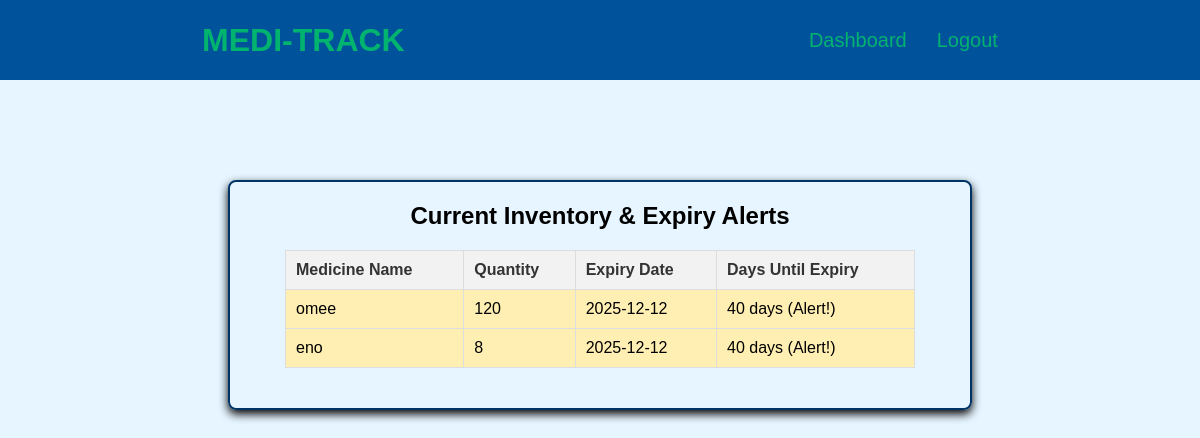
The app's page /display_stock?alert=expiry (signed in) with its own data.
### app.py (models this page shows)
class Medicine(db.Model):
    id = db.Column(db.Integer, primary_key=True)
    name = db.Column(db.String(200), nullable=False)
    quantity = db.Column(db.Integer, nullable=False)
    expiry_date = db.Column(db.String(50), nullable=False)
    cost_price = db.Column(db.Float, nullable=False)
    selling_price = db.Column(db.Float, nullable=False)
    owner_id = db.Column(db.Integer, db.ForeignKey('owner.id'), nullable=False)
    owner = db.relationship('Owner', backref=db.backref('medicines', lazy=True))

### app.py (the view)
@app.route('/display_stock')
def display_stock():
    if 'user_id' not in session:
        return redirect(url_for('login'))
    message = delete_expired_stock(session['user_id'])
    if message:
        flash(message, 'info')
    alert_type = request.args.get('alert') # Get the alert parameter from the URL
    medicines = Medicine.query.filter_by(owner_id=session['user_id']).all()
    today = datetime.now().date()
    filtered_medicines = []
    LOW_STOCK_THRESHOLD = 10 # Must match the threshold used in get_dashboard_alerts
    for medicine in medicines:
        is_expiring = False
        is_low_stock = medicine.quantity <= LOW_STOCK_THRESHOLD
        try:
            expiry = datetime.strptime(medicine.expiry_date, '%Y-%m-%d').date()
            days_until_expiry = (expiry - today).days
            medicine.alert_class = ''
            if days_until_expiry <= 0:
                medicine.alert_class = 'expired'
                is_expiring = True
            elif days_until_expiry <= 90:
                medicine.alert_class = 'expiring-soon'
                is_expiring = True
            medicine.days_until_expiry = days_until_expiry
        except ValueError:
            medicine.alert_class = 'date-error'
            medicine.days_until_expiry = 'N/A'
        if alert_type == 'expiry' and is_expiring:
            filtered_medicines.append(medicine)
        elif alert_type == 'low_stock' and is_low_stock:
            filtered_medicines.append(medicine)
        elif not alert_type:
            filtered_medicines.append(medicine)
    flashed_messages = get_flashed_messages(with_categories=True)
    return render_template('display_stock.html', medicines=filtered_medicines, messages=flashed_messages)

### app.py (called while the page is built)
def delete_expired_stock(owner_id):
    today = datetime.now().date()
    medicines = Medicine.query.filter_by(owner_id=owner_id).all()
    deleted_count = 0
    for medicine in medicines:
        try:
            expiry = datetime.strptime(medicine.expiry_date, '%Y-%m-%d').date()
            if expiry <= today:
                db.session.delete(medicine)
                deleted_count += 1
        except ValueError:
            continue
    if deleted_count > 0:
        db.session.commit()
        return f'{deleted_count} expired medicine(s) have been automatically removed from your stock.'
    return None # Returns None if no items were deleted

### templates/display_stock.html (shortened to what this page needs)
<!DOCTYPE html>
<html lang="en">
<head>
    <link rel="stylesheet" href="{{ url_for('static', filename='style.css') }}">
</head>
<body>
    <header>
        <nav>
            <div class="left">MEDI-TRACK</div>
            <div class="right">
                <ul>
                    <li><a href="{{ url_for('dashboard') }}">Dashboard</a></li>
                    <li><a href="{{ url_for('logout') }}">Logout</a></li>
                </ul>
            </div>
        </nav>
    </header>
    <main>
        <div class="form-container">
            <h2>Current Inventory & Expiry Alerts</h2>
            <table class="inventory-table">
                <thead>
                    <tr>
                        <th>Medicine Name</th>
                        <th>Quantity</th>
                        <th>Expiry Date</th>
                        <th>Days Until Expiry</th>
                    </tr>
                </thead>
                <tbody>
                    {% for medicine in medicines %}
                    <tr class="{{ medicine.alert_class }}">
                        <td>{{ medicine.name }}</td>
                        <td>{{ medicine.quantity }}</td>
                        <td>{{ medicine.expiry_date }}</td>
                        <td>
                            {% if medicine.days_until_expiry == 0 %}
                                EXPIRES TODAY!
                            {% elif medicine.days_until_expiry < 0 %}
                                **EXPIRED** ({{ -medicine.days_until_expiry }} days ago)
                            {% elif medicine.days_until_expiry <= 90 %}
                                {{ medicine.days_until_expiry }} days (Alert!)
                            {% else %}
                                {{ medicine.days_until_expiry }} days
                            {% endif %}
                        </td>
                    </tr>
                    {% endfor %}
                </tbody>
            </table>
        </div>
    </main>
</body>
</html>

### static/style.css (style rules this page uses)
* { margin: 0px; padding: 0px; }
body { background-color: #e6f5ff; font-family: 'Poppins', sans-serif; }
nav { display: flex; justify-content: space-around; align-items: center; height: 80px; background-color: #00529B; }
nav ul { display: flex; justify-content: center; gap: 30px; transition: color 0.3s ease; }
nav ul li { list-style: none; }
nav ul a { text-decoration: none; color: #00B470; transition: color 0.3s ease; font-size: 1.25rem; font-weight: 100 }
.left { color: #00B470; font-size: 2rem; font-weight: 600; }
.form-container { display: flex; justify-content: center; align-items: center; border: 2px solid #003366; padding: 20px; max-width: 700px; margin: auto; border-radius: 8px; flex-direction: column; margin-top: 100px; box-shadow: 0 4px 10px; }

### templates/display_stock.html (style rules this page uses)
.inventory-table { width: 90%; margin: 20px auto; border-collapse: collapse; }
.inventory-table th, .inventory-table td { border: 1px solid #ddd; padding: 10px; text-align: left; }
.inventory-table th { background-color: #f2f2f2; color: #333; }
.expiring-soon { background-color: #ffefb3; }

### records on screen
Medicine: name "omee", quantity "120", expiry_date "2025-12-12", days_until_expiry "40"
Medicine: name "eno", quantity "8", expiry_date "2025-12-12", days_until_expiry "40"
